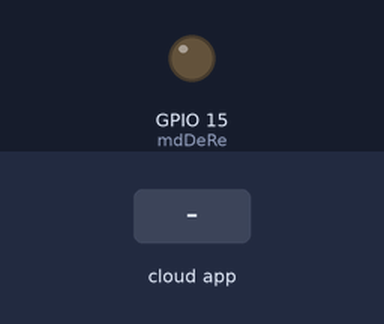
Recording of a sketch running on a simulated ESP32. Shown: output pins drawn as LEDs (lit = HIGH). The inputs (shaded band) are chosen by the test bench. The ROS host is connected and sends only what is stated; what the sketch prints to the serial monitor is not drawn.

Above: at 2.2 s.
2.3 s: the phone or cloud app sets linear.x to -100
Timing chart, 0 to 5.3 s (numbered marks = the images above; inputs shaded):
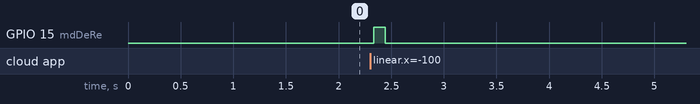

Measured:
- after the input at 2.3 s, GPIO 15 (mdDeRe): LOW → HIGH at once, → LOW 0.11 s later

The sketch:

micro-ros_modbus_subscriber_cmdvel.ino
```cpp
// Include necessary headers for micro-ROS and Arduino libraries
#include <micro_ros_arduino.h>
#include <Arduino.h>
#include <HardwareSerial.h>
#include <geometry_msgs/msg/twist.h>
#include <stdio.h>
#include <rcl/rcl.h>
#include <rcl/error_handling.h>
#include <rclc/rclc.h>
#include <rclc/executor.h>

// Define GPIO pins for RS485 communication
const int mdDeRe = 15;  // DE/RE pin for controlling transmit/receive mode
const int rxPin = 16;   // RX pin for receiving data
const int txPin = 17;   // TX pin for transmitting data

HardwareSerial mySerial(2); // Use UART2 for serial communication

// Declare necessary micro-ROS structures and variables
rcl_subscription_t subscriber;           // Subscriber handle for ROS topic
geometry_msgs__msg__Twist msg;           // Message structure for receiving Twist messages
rclc_executor_t executor;                // Executor for managing ROS callbacks
rcl_allocator_t allocator;               // Allocator for managing memory
rclc_support_t support;                  // Support structure for initializing micro-ROS
rcl_node_t node;                         // Node handle for ROS node

// Macros for checking the return value of functions and handling errors
#define RCCHECK(fn) { rcl_ret_t temp_rc = fn; if((temp_rc != RCL_RET_OK)){error_loop();}}
#define RCSOFTCHECK(fn) { rcl_ret_t temp_rc = fn; if((temp_rc != RCL_RET_OK)){error_loop();}}

// Function to handle errors by entering an infinite loop
void error_loop(){
  while(1){
    delay(100);
  }
}

// Function to calculate CRC16 for Modbus commands
uint16_t calculateCRC16(const uint8_t* data, size_t length) {
    uint16_t crc = 0xFFFF;
    for (size_t i = 0; i < length; i++) {
        crc ^= data[i];
        for (uint8_t j = 0; j < 8; j++) {
            if (crc & 0x0001) {
                crc >>= 1;
                crc ^= 0xA001;
            } else {
                crc >>= 1;
            }
        }
    }
    return crc;
}

// Function to send a Modbus command over RS485
void sendModbusCommand(uint8_t* command, size_t length) {
    uint16_t crc = calculateCRC16(command, length);
    command[length] = crc & 0xFF;            // Low byte of CRC
    command[length + 1] = (crc >> 8) & 0xFF; // High byte of CRC

    // Ensure the RS485 is in transmit mode
    digitalWrite(mdDeRe, HIGH);
    delay(10);

    // Send the Modbus command
    mySerial.write(command, length + 2); // length + 2 for CRC
    mySerial.flush();
    delay(100);

    // Set RS485 to receive mode
    digitalWrite(mdDeRe, LOW);
    delay(10);

    // Check for response (optional)
    if (mySerial.available()) {
        Serial.print("Response: ");
        while (mySerial.available() > 0) {
            byte incomingByte = mySerial.read();
            Serial.print(incomingByte, HEX);
            Serial.print(" ");
        }
        Serial.println();
    } else {
        Serial.println("No response received.");
    }
}

// Function to execute motor command by sending Modbus command
void executeMotorCommand(float linear_x) {
    uint8_t command[6] = {0x01, 0x06, 0x62, 0x03, 0x00, 0x00};  // Command template to set velocity
    int16_t velocity = static_cast<int16_t>(linear_x * 10);      // Scale velocity

    command[4] = (velocity >> 8) & 0xFF;  // High byte of velocity
    command[5] = velocity & 0xFF;         // Low byte of velocity

    sendModbusCommand(command, sizeof(command));
}

// Callback function for receiving Twist messages and executing motor commands
void subscription_callback(const void* msgin) {
    const geometry_msgs__msg__Twist* msg = (const geometry_msgs__msg__Twist*)msgin;
    executeMotorCommand(msg->linear.x);
}

// Setup function to initialize micro-ROS, RS485 communication, and subscription
void setup() {
    // Initialize Wi-Fi transport for micro-ROS communication
    set_microros_wifi_transports("Arjun", "1234arjun", "172.20.10.3", 8888);
    delay(1000);
    pinMode(mdDeRe, OUTPUT);               // Set DE/RE pin as output
    digitalWrite(mdDeRe, LOW);             // Set DE/RE pin to receive mode

    mySerial.begin(9600, SERIAL_8N1, rxPin, txPin); // Initialize serial communication
    Serial.begin(9600);                    // Initialize debug serial communication

    allocator = rcl_get_default_allocator(); // Get the default allocator
    RCCHECK(rclc_support_init(&support, 0, NULL, &allocator)); // Initialize support structure
    RCCHECK(rclc_node_init_default(&node, "modbus_node", "", &support)); // Initialize ROS node
    RCCHECK(rclc_subscription_init_default(
        &subscriber,
        &node,
        ROSIDL_GET_MSG_TYPE_SUPPORT(geometry_msgs, msg, Twist),
        "cmd_vel"));                       // Initialize subscription for "cmd_vel" topic

    RCCHECK(rclc_executor_init(&executor, &support.context, 1, &allocator)); // Initialize executor
    RCCHECK(rclc_executor_add_subscription(&executor, &subscriber, &msg, &subscription_callback, ON_NEW_DATA)); // Add subscription to executor
}

// Main loop function to handle incoming messages
void loop() {
    RCCHECK(rclc_executor_spin_some(&executor, RCL_MS_TO_NS(100))); // Spin executor to handle messages
    delay(100); // Delay to avoid spamming the executor
}
```
